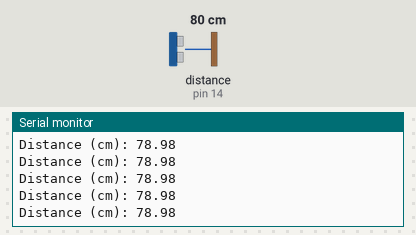
The sketch below on a simulated Arduino Uno, built with avr-gcc and run on an emulated ATmega328P. On the bench: the last lines printed to the serial monitor. Wiring (inferred from the names in the program): ultrasonic range finder: trigger pin 12; echo pin 14. Inputs (shaded band) come from the test bench; at power-on: distance to the obstacle (sensor on pin 14) 80 cm. The echo pulse lasts 58.3 µs per cm.

Above: at 1.2 s.
1.3 s: distance to the obstacle (sensor on pin 14) set to 2 cm
At 1.38 s:
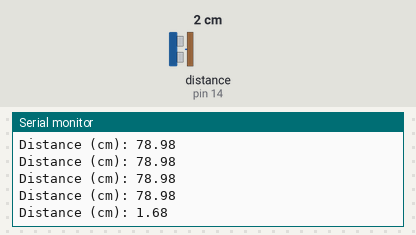
2.8 s: distance to the obstacle (sensor on pin 14) set to 250 cm
At 2.9 s:
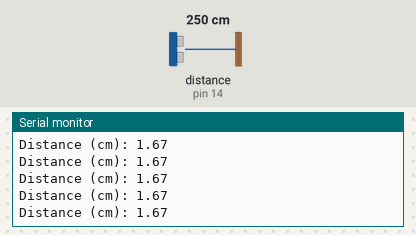
5.8 s: distance to the obstacle (sensor on pin 14) set to 35 cm
At 5.9 s:
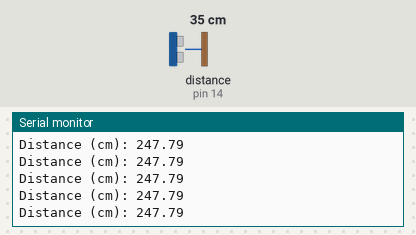
8.8 s: distance to the obstacle (sensor on pin 14) set to 250 cm
At 8.9 s:
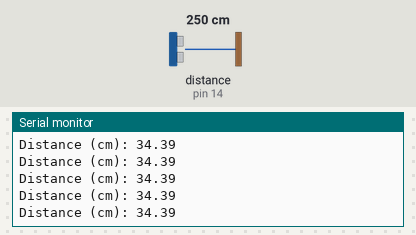
Timing chart, 0 to 11.8 s (numbered marks = the images above; inputs shaded):
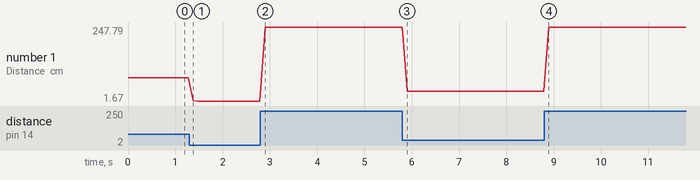

The sketch:

ESP8266_Ultrasonic_Distance.ino
```cpp
/*
This Arduino code measures the distance using an ultrasonic sensor and displays the results in both centimeters and inches.
It utilizes the HC-SR04 ultrasonic sensor and calculates the distance based on the time taken for the sound wave to travel.

Author: Sinku Kumar
Date: May 12, 2023
*/

// Hardware connections:
// - TRIG pin of the sensor connected to pin 12 of the Arduino board
// - ECHO pin of the sensor connected to pin 14 of the Arduino board

#define TRIG 12
#define ECHO 14
#define SOUND_VELOCITY 0.034 // cm/uS
#define CM_TO_INCH 0.393701

long duration;
float distanceCm;
float distanceInch;

void setup() {
  /*
  Initializes the serial communication and sets up the pin modes.
  */
  Serial.begin(9600);
  pinMode(TRIG, OUTPUT);
  pinMode(ECHO, INPUT);
}

void loop() {
  /*
  Performs the distance measurement and displays the results.
  */
  // Reset the trigger and make a short pulse
  digitalWrite(TRIG, LOW);
  delayMicroseconds(2);
  digitalWrite(TRIG, HIGH);
  delayMicroseconds(10);
  digitalWrite(TRIG, LOW);

  // Read the echo, returns the sound wave travel time in microseconds
  duration = pulseIn(ECHO, HIGH);

  // Distance calculation in cm and inch
  distanceCm = duration * SOUND_VELOCITY / 2;
  distanceInch = distanceCm * CM_TO_INCH;

  Serial.print("Distance (cm): ");
  Serial.println(distanceCm);
  //Serial.print("Distance (inch): ");
  //Serial.println(distanceInch);
  delay(100);
}
```

Measured:
- after the input at 1.3 s, the serial monitor: prints a new line after 0.07 s (image 1)
- plotted number 1: 78.98 → 1.67 after the input at 1.3 s, 1.67 → 247.79 after the input at 2.8 s, 247.79 → 34.39 after the input at 5.8 s, 34.39 → 247.79 after the input at 8.8 s
